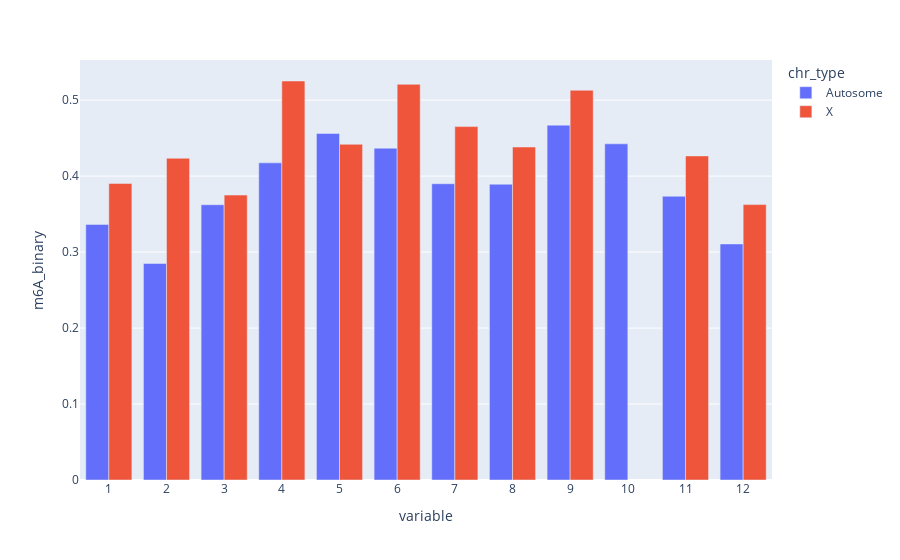
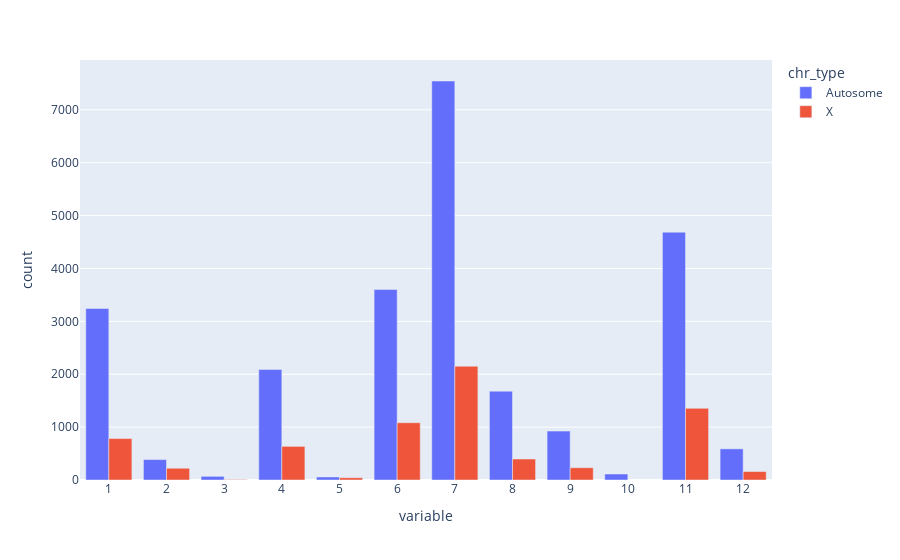

These figures' notebook cell, in order:
### Code cell
#output_df_mean = output_df[["chr_type","1","2","3","4","5","6","7","8","9","10","11","12"]].groupby('chr_type',as_index=False).mean().transpose()
output_df_melt = output_df.melt(id_vars=["chr_type"],value_vars=["1","2","3","4","5","6","7","8","9","10","11","12"]).dropna()
#print(output_df_melt)
output_df_melt['m6A_binary']=numpy.where(output_df_melt['value'] > m6A_thresh, True, False)
#print(output_df_melt)
output_df_count = output_df_melt.groupby(['variable','chr_type']).size().reset_index(name='count')
output_df_count['variable']=output_df_count['variable'].astype(int)
output_df_count=output_df_count.sort_values(by=["chr_type","variable"],ascending=True)
output_df_count['variable']=output_df_count['variable'].astype(str)
#print(output_df_count)
output_df_mean = output_df_melt.groupby(['variable','chr_type']).mean().reset_index()
output_df_mean['variable']=output_df_mean['variable'].astype(int)
output_df_mean=output_df_mean.sort_values(by=["chr_type","variable"],ascending=True)
output_df_mean['variable']=output_df_mean['variable'].astype(str)
#print(output_df_mean)
#print(output_df_melt)

# Plot the boxplot
marker_colors =["#c45746","#16415e"]

fig = px.box(output_df_melt, x="variable", y="value", color="chr_type")
fig2 = px.bar(output_df_mean, x="variable", y="m6A_binary", color="chr_type",barmode="group")
fig3 = px.bar(output_df_count, x="variable", y="count", color="chr_type",barmode="group")

#fig.show()
fig2.show()
fig3.show()

### Figure 1 — Plotly figure (JSON) as saved in the notebook; plotly's stock layout.template omitted (floating-point values rounded to 4 significant figures)
{"data": [{"alignmentgroup": "True", "hovertemplate": "chr_type=Autosome<br>variable=%{x}<br>m6A_binary=%{y}<extra></extra>", "legendgroup": "Autosome", "marker": {"color": "#636efa", "pattern": {"shape": ""}}, "name": "Autosome", "offsetgroup": "Autosome", "orientation": "v", "showlegend": true, "textposition": "auto", "type": "bar", "x": ["1", "2", "3", "4", "5", "6", "7", "8", "9", "10", "11", "12"], "xaxis": "x", "y": [0.3364, 0.285, 0.3623, 0.4174, 0.4561, 0.4367, 0.3899, 0.3893, 0.467, 0.4425, 0.3735, 0.3107], "yaxis": "y"}, {"alignmentgroup": "True", "hovertemplate": "chr_type=X<br>variable=%{x}<br>m6A_binary=%{y}<extra></extra>", "legendgroup": "X", "marker": {"color": "#EF553B", "pattern": {"shape": ""}}, "name": "X", "offsetgroup": "X", "orientation": "v", "showlegend": true, "textposition": "auto", "type": "bar", "x": ["1", "2", "3", "4", "5", "6", "7", "8", "9", "11", "12"], "xaxis": "x", "y": [0.3903, 0.4234, 0.375, 0.5252, 0.4419, 0.5208, 0.4651, 0.4383, 0.5129, 0.4266, 0.3625], "yaxis": "y"}], "layout": {"barmode": "group", "legend": {"title": {"text": "chr_type"}, "tracegroupgap": 0}, "margin": {"t": 60}, "xaxis": {"anchor": "y", "domain": [0, 1], "title": {"text": "variable"}}, "yaxis": {"anchor": "x", "domain": [0, 1], "title": {"text": "m6A_binary"}}}}

### Figure 2 — Plotly figure (JSON) as saved in the notebook; plotly's stock layout.template omitted (floating-point values rounded to 4 significant figures)
{"data": [{"alignmentgroup": "True", "hovertemplate": "chr_type=Autosome<br>variable=%{x}<br>count=%{y}<extra></extra>", "legendgroup": "Autosome", "marker": {"color": "#636efa", "pattern": {"shape": ""}}, "name": "Autosome", "offsetgroup": "Autosome", "orientation": "v", "showlegend": true, "textposition": "auto", "type": "bar", "x": ["1", "2", "3", "4", "5", "6", "7", "8", "9", "10", "11", "12"], "xaxis": "x", "y": [3243, 386, 69, 2089, 57, 3602, 7545, 1680, 925, 113, 4686, 589], "yaxis": "y"}, {"alignmentgroup": "True", "hovertemplate": "chr_type=X<br>variable=%{x}<br>count=%{y}<extra></extra>", "legendgroup": "X", "marker": {"color": "#EF553B", "pattern": {"shape": ""}}, "name": "X", "offsetgroup": "X", "orientation": "v", "showlegend": true, "textposition": "auto", "type": "bar", "x": ["1", "2", "3", "4", "5", "6", "7", "8", "9", "11", "12"], "xaxis": "x", "y": [784, 222, 8, 636, 43, 1083, 2152, 397, 232, 1355, 160], "yaxis": "y"}], "layout": {"barmode": "group", "legend": {"title": {"text": "chr_type"}, "tracegroupgap": 0}, "margin": {"t": 60}, "xaxis": {"anchor": "y", "domain": [0, 1], "title": {"text": "variable"}}, "yaxis": {"anchor": "x", "domain": [0, 1], "title": {"text": "count"}}}}
